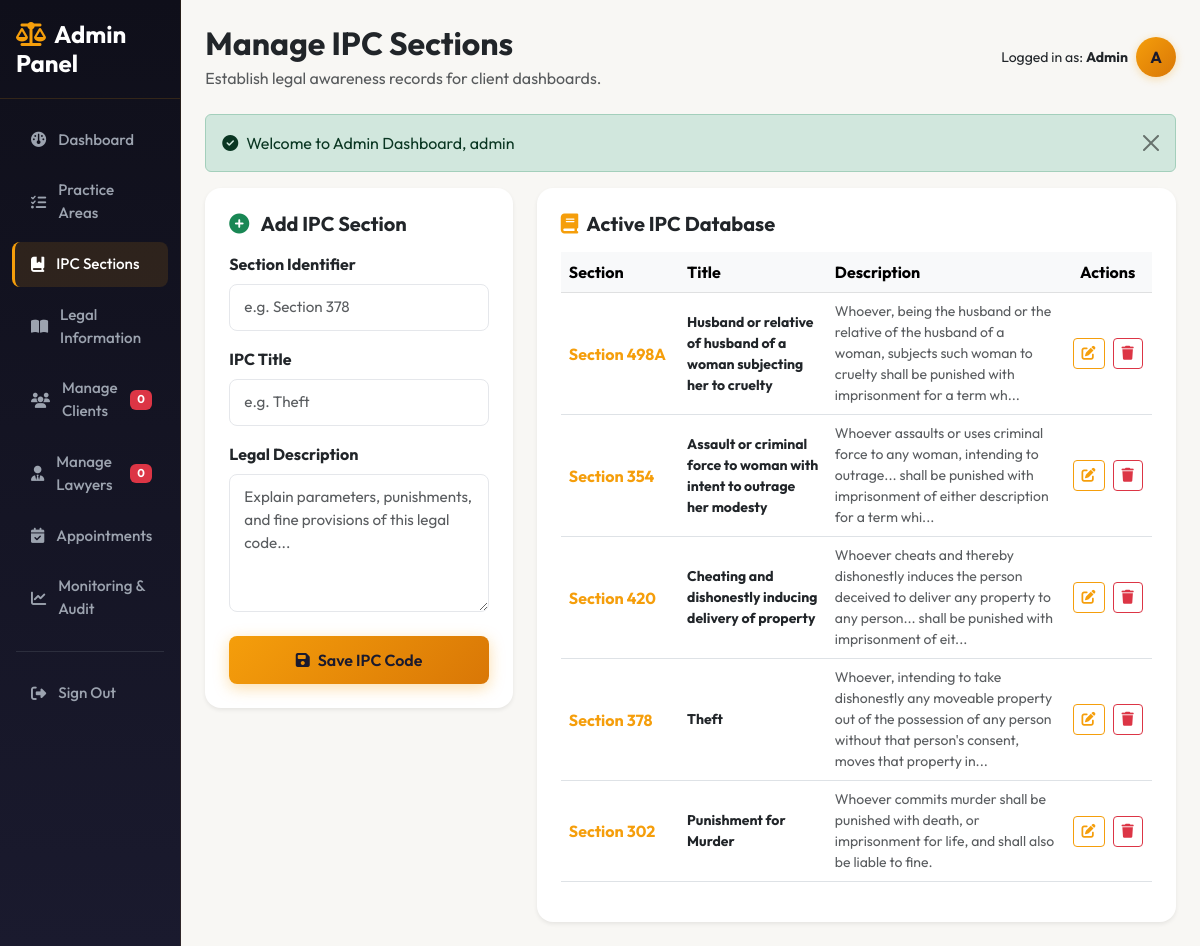
The page /admin/ipc.php (signed in) on the database its author committed.
### tables this page shows
CREATE TABLE IF NOT EXISTS ipc_sections (
    ipc_id INT AUTO_INCREMENT PRIMARY KEY,
    section_number VARCHAR(50) NOT NULL UNIQUE,
    title VARCHAR(255) NOT NULL,
    description TEXT NOT NULL
);

### admin/ipc.php (the view, shortened to what this page needs)
<?php
require_once __DIR__ . '/../config/db.php';
$edit_mode = false;
$edit_section = "";
$edit_title = "";
$ipc_sections = [];
try {
    $ipc_sections = $conn->query("SELECT * FROM ipc_sections ORDER BY ipc_id DESC")->fetchAll();
    $pending_users = $conn->query("SELECT COUNT(*) FROM users WHERE status = 'Pending'")->fetchColumn();
    $pending_lawyers = $conn->query("SELECT COUNT(*) FROM lawyers WHERE status = 'Pending'")->fetchColumn();
} catch (PDOException $e) {
    $error_msg = "Error loading list: " . $e->getMessage();
}
?>
<!DOCTYPE html>
<html lang="en">
<head>
    <link href="https://cdn.jsdelivr.net/npm/bootstrap@5.3.0/dist/css/bootstrap.min.css" rel="stylesheet">
    <link href="https://cdnjs.cloudflare.com/ajax/libs/font-awesome/6.4.0/css/all.min.css" rel="stylesheet">
    <link href="/legalconnect/assets/css/style.css?v=3" rel="stylesheet">
</head>
<body>
<div class="dashboard-container">
    <aside class="sidebar">
        <div class="sidebar-header">
            <h4 class="text-white fw-bold mb-0"><i class="fa-solid fa-scale-balanced text-warning me-2"></i>Admin Panel</h4>
        </div>
        <nav class="nav flex-column py-3">
            <a class="nav-link" href="/legalconnect/admin/dashboard.php"><i class="fa-solid fa-gauge"></i> Dashboard</a>
            <a class="nav-link" href="/legalconnect/admin/categories.php"><i class="fa-solid fa-list-check"></i> Practice Areas</a>
            <a class="nav-link active" href="/legalconnect/admin/ipc.php"><i class="fa-solid fa-book-bookmark"></i> IPC Sections</a>
            <a class="nav-link" href="/legalconnect/admin/legal_information.php"><i class="fa-solid fa-book-open"></i> Legal Information</a>
            <a class="nav-link" href="/legalconnect/admin/users.php"><i class="fa-solid fa-users"></i> Manage Clients <span class="badge bg-danger ms-auto"><?php echo $pending_users; ?></span></a>
            <a class="nav-link" href="/legalconnect/admin/lawyers.php"><i class="fa-solid fa-user-tie"></i> Manage Lawyers <span class="badge bg-danger ms-auto"><?php echo $pending_lawyers; ?></span></a>
            <a class="nav-link" href="/legalconnect/admin/appointments.php"><i class="fa-solid fa-calendar-check"></i> Appointments</a>
            <a class="nav-link" href="/legalconnect/admin/monitoring.php"><i class="fa-solid fa-chart-line"></i> Monitoring &amp; Audit</a>
            <hr class="border-secondary mx-3">
            <a class="nav-link text-danger" href="/legalconnect/logout.php"><i class="fa-solid fa-right-from-bracket"></i> Sign Out</a>
        </nav>
    </aside>
    <main class="main-content">
        <header class="d-flex justify-content-between align-items-center mb-4">
            <div>
                <h2 class="fw-bold text-dark mb-1">Manage IPC Sections</h2>
                <p class="text-muted mb-0">Establish legal awareness records for client dashboards.</p>
            </div>
            <div class="d-flex align-items-center gap-2">
                <span class="text-dark small">Logged in as: <strong>Admin</strong></span>
                <div class="avatar-circle">A</div>
            </div>
        </header>
        <?php if (isset($_SESSION['success'])): ?>
            <div class="alert alert-success alert-dismissible fade show" role="alert">
                <i class="fa-solid fa-circle-check me-2"></i><?php echo $_SESSION['success']; unset($_SESSION['success']); ?>
                <button type="button" class="btn-close" data-bs-dismiss="close" aria-label="Close"></button>
            </div>
        <?php endif; ?>
        <div class="row g-4">
            <div class="col-lg-4">
                <div class="card border-0 shadow-sm p-4 rounded-4 bg-white">
                    <h5 class="fw-bold text-dark mb-3">
                        <i class="fa-solid <?php echo $edit_mode ? 'fa-pen-to-square text-warning' : 'fa-circle-plus text-success'; ?> me-2"></i>
                        <?php echo $edit_mode ? "Modify IPC Code" : "Add IPC Section"; ?>
                    </h5>
                    <form method="POST" action="">
                        <div class="mb-3">
                            <label for="section_number" class="form-label fw-bold">Section Identifier</label>
                            <input type="text" class="form-control" id="section_number" name="section_number" required placeholder="e.g. Section 378" value="<?php echo htmlspecialchars($edit_section); ?>">
                        </div>
                        <div class="mb-3">
                            <label for="title" class="form-label fw-bold">IPC Title</label>
                            <input type="text" class="form-control" id="title" name="title" required placeholder="e.g. Theft" value="<?php echo htmlspecialchars($edit_title); ?>">
                        </div>
                        <div class="mb-4">
                            <label for="description" class="form-label fw-bold">Legal Description</label>
                            <textarea class="form-control" id="description" name="description" rows="5" required placeholder="Explain parameters, punishments, and fine provisions of this legal code..."><?php echo htmlspecialchars($edit_desc); ?></textarea>
                        </div>
                        <div class="d-flex gap-2">
                            <button type="submit" class="btn btn-gold flex-grow-1" name="save_ipc">
                                <i class="fa-solid fa-save me-2"></i>Save IPC Code
                            </button>
                        </div>
                    </form>
                </div>
            </div>
            <div class="col-lg-8">
                <div class="card border-0 shadow-sm p-4 rounded-4 bg-white">
                    <h5 class="fw-bold text-dark mb-3"><i class="fa-solid fa-book text-warning me-2"></i>Active IPC Database</h5>
                    <div class="table-responsive">
                        <table class="table table-hover align-middle">
                            <thead class="table-light">
                                <tr>
                                    <th style="width: 20%">Section</th>
                                    <th style="width: 25%">Title</th>
                                    <th style="width: 40%">Description</th>
                                    <th style="width: 15%" class="text-center">Actions</th>
                                </tr>
                            </thead>
                            <tbody>
                                <?php if (!empty($ipc_sections)): ?>
                                    <?php foreach ($ipc_sections as $ipc): ?>
                                        <tr>
                                            <td class="fw-bold text-warning"><?php echo htmlspecialchars($ipc['section_number']); ?></td>
                                            <td class="fw-bold text-dark small"><?php echo htmlspecialchars($ipc['title']); ?></td>
                                            <td class="text-muted small"><?php echo nl2br(htmlspecialchars(substr($ipc['description'], 0, 150))) . (strlen($ipc['description']) > 150 ? '...' : ''); ?></td>
                                            <td class="text-center">
                                                <div class="d-flex gap-2 justify-content-center">
                                                    <a href="/legalconnect/admin/ipc.php?action=edit&id=<?php echo $ipc['ipc_id']; ?>" class="btn btn-sm btn-outline-warning" title="Edit">
                                                        <i class="fa-solid fa-pen-to-square"></i>
                                                    </a>
                                                    <a href="/legalconnect/admin/ipc.php?action=delete&id=<?php echo $ipc['ipc_id']; ?>" class="btn btn-sm btn-outline-danger" title="Delete" onclick="return confirm('Are you sure you want to delete this IPC Section?');">
                                                        <i class="fa-solid fa-trash"></i>
                                                    </a>
                                                </div>
                                            </td>
                                        </tr>
                                    <?php endforeach; ?>
                                <?php else: ?>
                                    <tr>
                                        <td colspan="4" class="text-center text-muted py-3">No IPC sections added yet. Create one on the left.</td>
                                    </tr>
                                <?php endif; ?>
                            </tbody>
                        </table>
                    </div>
                </div>
            </div>
        </div>
    </main>
</div>
</body>
</html>

### assets/css/style.css (style rules this page uses)
:root { --primary-dark: #0f0f1a; --secondary-dark: #1a1a2e; --accent-gold: #f59e0b; --accent-gold-hover: #d97706; --text-light: #fafafa; --text-muted: #9ca3af; --bg-light: #f8f7f4; --card-shadow: 0 4px 24px rgba(0, 0, 0, 0.08), 0 1px 4px rgba(0, 0, 0, 0.04); --transition: all 0.25s cubic-bezier(0.4, 0, 0.2, 1); }
body { font-family: 'Outfit', sans-serif; background-color: var(--bg-light); color: #1a1a2e; overflow-x: hidden; }
.nav-link { font-weight: 500; color: #4b5563 !important; transition: var(--transition); }
.nav-link:hover, .nav-link.active { color: var(--accent-gold) !important; }
.btn-gold { background: linear-gradient(135deg, #f59e0b 0%, #d97706 100%); color: #1a1a2e; font-weight: 600; padding: 12px 28px; border-radius: 8px; border: none; transition: var(--transition); box-shadow: 0 4px 15px rgba(245, 158, 11, 0.35); }
.dashboard-container { display: flex; min-height: 100vh; }
.sidebar { width: 260px; background: linear-gradient(180deg, #0f0f1a 0%, #1a1a2e 100%); border-right: 1px solid rgba(245, 158, 11, 0.1); color: #ffffff; transition: var(--transition); z-index: 1000; }
.sidebar .nav-link { color: #9ca3af !important; padding: 11px 16px; border-radius: 8px; margin: 3px 12px; display: flex; align-items: center; gap: 12px; font-size: 0.95rem; font-weight: 500; border-left: 3px solid transparent; transition: var(--transition); }
.sidebar .nav-link:hover, .sidebar .nav-link.active { color: #ffffff !important; background-color: rgba(245, 158, 11, 0.12); border-left-color: var(--accent-gold); }
.sidebar-header { padding: 20px 16px; border-bottom: 1px solid rgba(245, 158, 11, 0.15); }
.sidebar-header h4 { color: #ffffff !important; }
.main-content { flex-grow: 1; background-color: #f8f7f4; padding: 24px; }
.form-control, .form-select { padding: 11px 14px; border-radius: 8px; border: 1.5px solid #e5e7eb; background-color: #ffffff; font-size: 0.95rem; transition: var(--transition); }
.avatar-circle { width: 40px; height: 40px; border-radius: 50%; background: linear-gradient(135deg, var(--accent-gold), var(--accent-gold-hover)); color: #1a1a2e; display: flex; align-items: center; justify-content: center; font-weight: 700; font-size: 1rem; text-transform: uppercase; box-shadow: 0 2px 8px rgba(245, 158, 11, 0.3); }
.text-warning { color: var(--accent-gold) !important; }
.btn-outline-warning { color: var(--accent-gold) !important; border-color: var(--accent-gold) !important; background-color: transparent !important; font-weight: 600 !important; transition: var(--transition) !important; }

### rows shown on the page
ipc_sections: section_number "Section 498A", title "Husband or relative of husband of a woman subjecting her to cruelty", description "Whoever, being the husband or the relative of the husband of a woman, subjects such woman to cruelty shall be punished with imprisonment for a term wh"
ipc_sections: section_number "Section 354", title "Assault or criminal force to woman with intent to outrage her modesty", description "Whoever assaults or uses criminal force to any woman, intending to outrage... shall be punished with imprisonment of either description for a term whi"
ipc_sections: section_number "Section 420", title "Cheating and dishonestly inducing delivery of property", description "Whoever cheats and thereby dishonestly induces the person deceived to deliver any property to any person... shall be punished with imprisonment of eit"
ipc_sections: section_number "Section 378", title "Theft", description "Whoever, intending to take dishonestly any moveable property out of the possession of any person without that person's consent, moves that property in"
ipc_sections: section_number "Section 302", title "Punishment for Murder", description "Whoever commits murder shall be punished with death, or imprisonment for life, and shall also be liable to fine."

### other values the page prints
$pending_users "0"
$pending_lawyers "0"
$_SESSION['success'] "Welcome to Admin Dashboard, admin"
